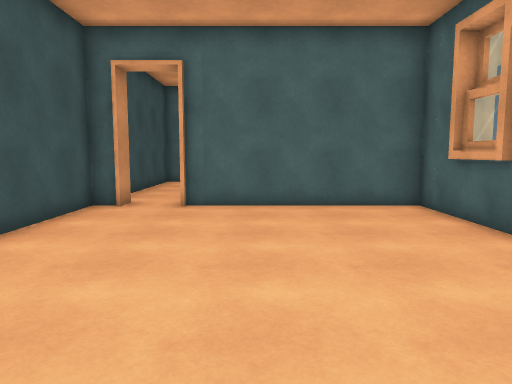
[1] (above)

20 first-person views from a walk through a 3-D level made in the Unity game engine. The camera is 1.5 m above the floor, tilts 6° down and sees 70° across. The floor is counted in squares, 1 m on a side. Each view is taken from the middle of a square. On the plan, view 1 faces up. The plan holds only what a view shows up to about 16 squares ahead; the rest is blank. The place goes on beyond the plan. The player is left out. Door leaves are left out, so doorways stand open. Surface patterns are stand-ins for the level's own textures.

[2]
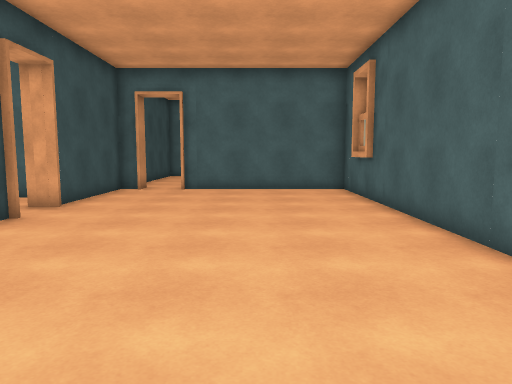

[3]
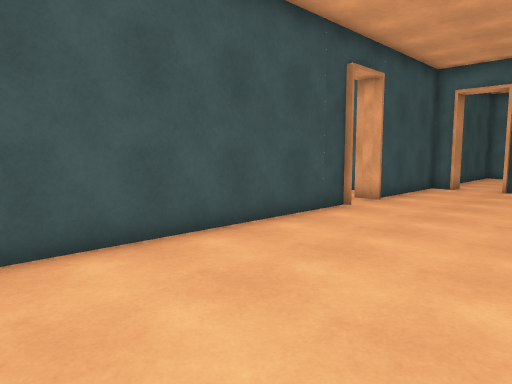

[4]
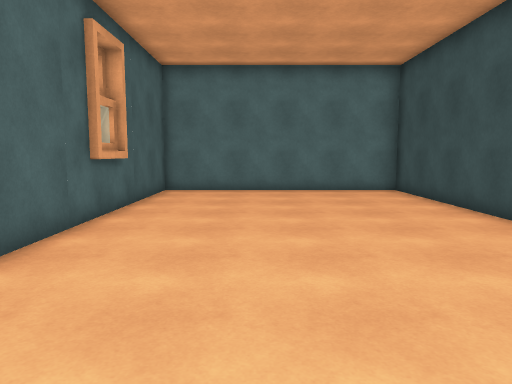

[5]
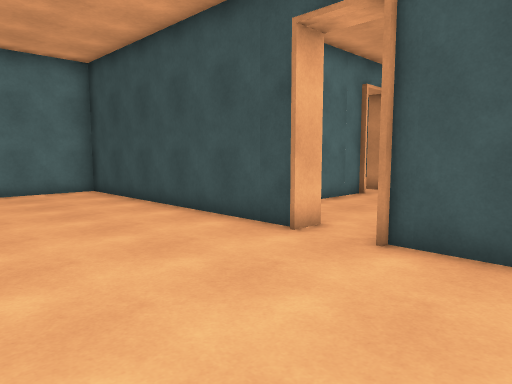

[6]
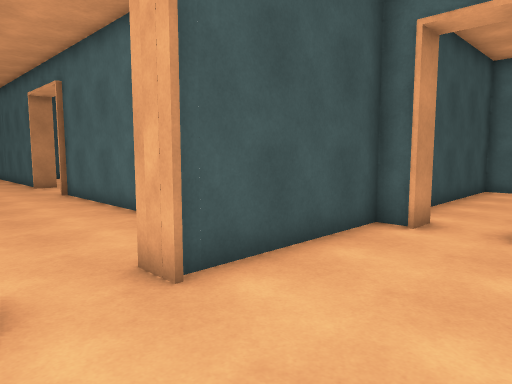

[7]
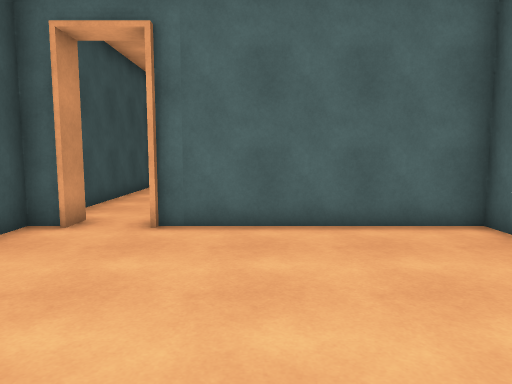

[8]
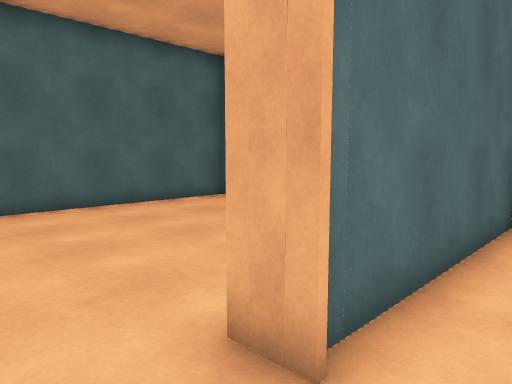

[9]
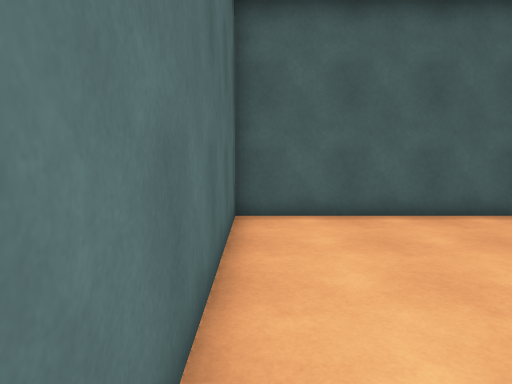

[10]
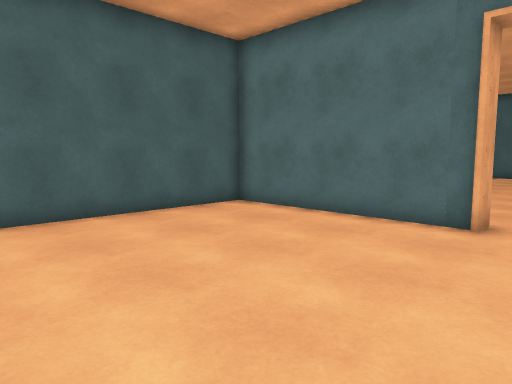

[11]
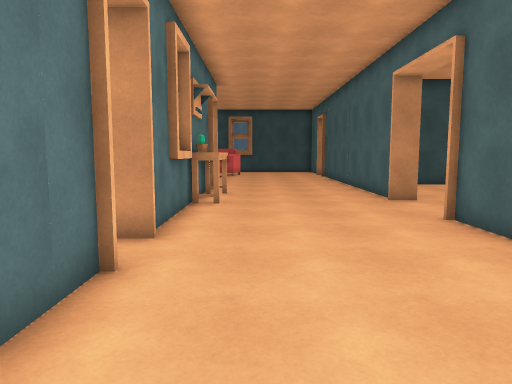

[12]
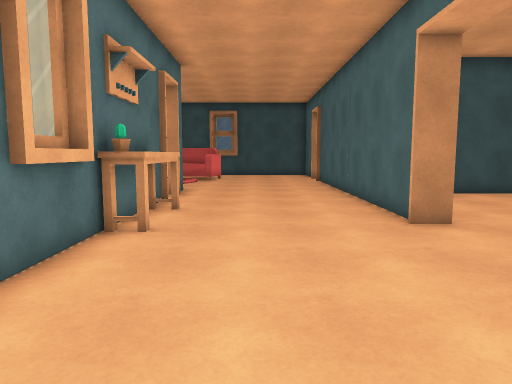

[13]
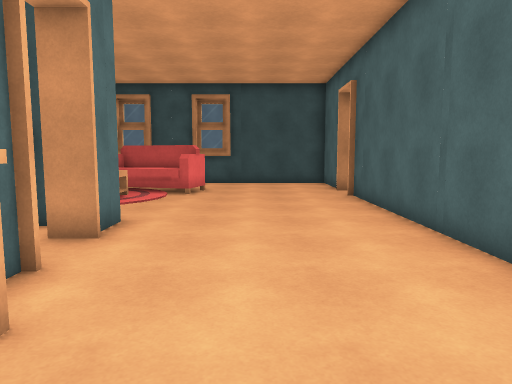

[14]
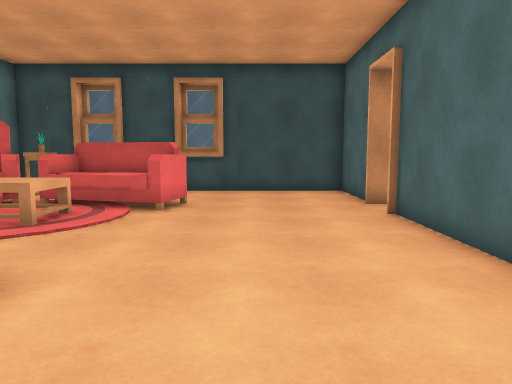

[15]
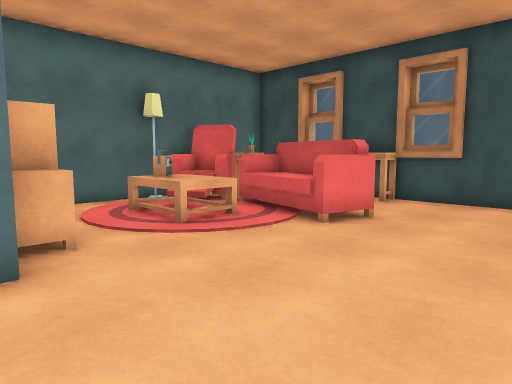

[16]
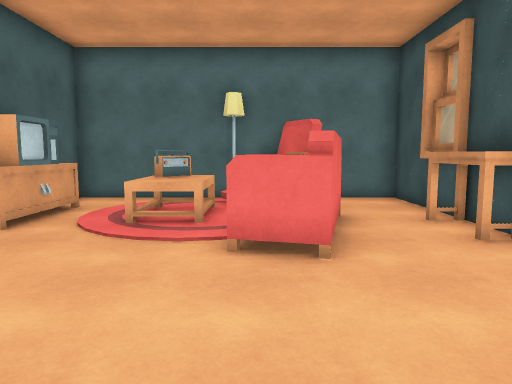

[17]
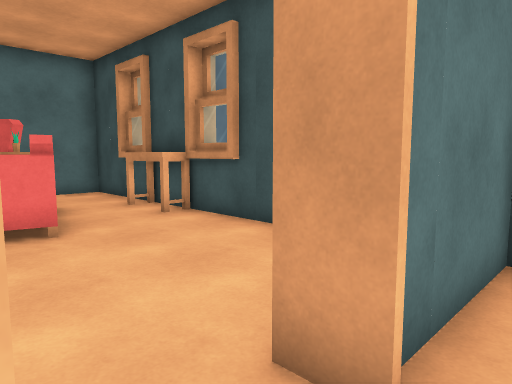

[18]
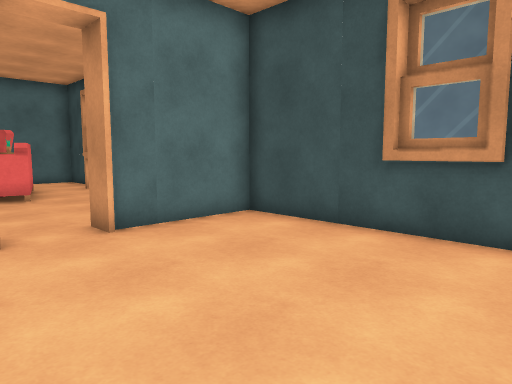

[19]
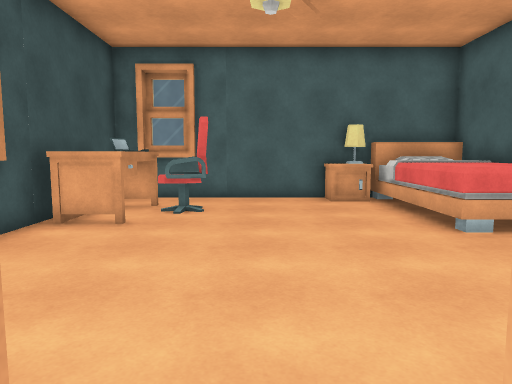

[20]
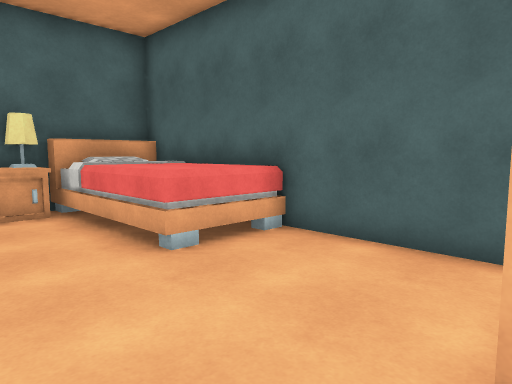

### Floor plan
Points are (right, up) in squares from view 1. A wall is a line through its corners. A room is listed if a view was taken in it or the views show most of it. See-through windows are left out.
Room 1 (views 1, 2, 3, 4, 5, 6, 7, 8)
walls: (-4.7, 3.5) (-4.7, -7) (4.7, -7) (4.7, 10.5) (-2.1, 10.5); (4.6, -2.3) (4.6, -0.3); (4.6, 6.7) (4.6, 8.7); (-3.9, 10.5) (-4.7, 10.5) (-4.7, 5.2)
ways out: open door at (-3, 11) to room 2; open door at (-5, 4.5) to room 3
Room 2 (views 9, 10)
walls: (-2, 11) (4.7, 11) (4.7, 19.5) (-4.7, 19.5) (-4.7, 13)
ways out: open door at (-3, 11) to room 1
Room 3 (views 11, 12, 13, 14, 15, 16, 19)
walls: (-22.6, 1) (-20.4, 1); (-26.1, 1) (-24.9, 1); (-27, -0.5) (-27, 0) (-26.1, 0); (-19.3, 7.5) (-31.1, 7.5); (-17.5, 1) (-14.1, 1); (-17.4, 1.2) (-15.4, 1.2); (-27, -3.3) (-27, -2.4); (-18.7, 8.2) (-18.7, 7.2); (-32.9, 8) (-32.9, 7.2); (-33.6, 7.5) (-36.8, 7.5) (-36.8, -1.4); (-11.6, 1) (-9, 1); (-36.6, 2.8) (-36.6, 0.8); (-36.6, -1.2) (-36.6, -3.2); (-36.8, -1.6) (-36.8, -5.5) (-26, -5.5) (-26, -4.1); (-9.9, 7.5) (-15.3, 7.5); (-6.6, 7.5) (-7.3, 7.5)
ways out: open door at (-5, 4.5) to room 1; open door at (-32, 8) to room 4; opening at (-17, 8); open door at (-23.5, 1); open door at (-12.5, 1)
objects: table (-36, -1) to (-36, 1); chair (-34, -5) to (-32, -3); sofa (-34, -2) to (-32, 2); other object (-33, -3); table (-31, -3) to (-29, -1); radio (-30, -3) to (-30, -2); TV (-27, -2) to (-27, -1); table (-21, 1) to (-18, 2); plant (-18, 1)
Room 4 (views 17, 18, 20)
walls: (-36.6, 13.8) (-36.6, 11.8); (-34, 19.3) (-36, 19.3); (-28, 19.5) (-35.8, 19.5); (-25.2, 10) (-25.2, 19.1); (-36.8, 19.3) (-36.8, 8) (-32.9, 8)
ways out: open door at (-32, 8) to room 3
objects: desk (-36, 15) to (-35, 16); laptop (-36, 17); other object (-35, 17); other object (-34, 16) to (-33, 17); other object (-30, 18) to (-29, 19); other object (-29, 19); bed (-28, 14) to (-26, 19)

Where each view was taken, in squares from view 1:
view 1: 0 up, 0 right, facing up
view 2: 5 down, 1 right, facing up
view 3: 6 down, 1 right, facing up-left
view 4: 8 up, 1 right, facing down
view 5: 8 up, 1 right, facing down-left
view 6: 3 up, 1 left, facing up-left
view 7: 3 up, 0 right, facing up
view 8: 9 up, 4 left, facing up-right
view 9: 19 up, 4 left, facing right
view 10: 19 up, 4 left, facing down-right
view 11: 3 up, 7 left, facing left
view 12: 4 up, 11 left, facing left
view 13: 4 up, 18 left, facing left
view 14: 4 up, 22 left, facing left
view 15: 6 up, 25 left, facing down-left
view 16: 7 up, 32 left, facing down
view 17: 9 up, 31 left, facing down-left
view 18: 15 up, 30 left, facing down-left
view 19: 7 up, 32 left, facing up
view 20: 9 up, 31 left, facing up-right
